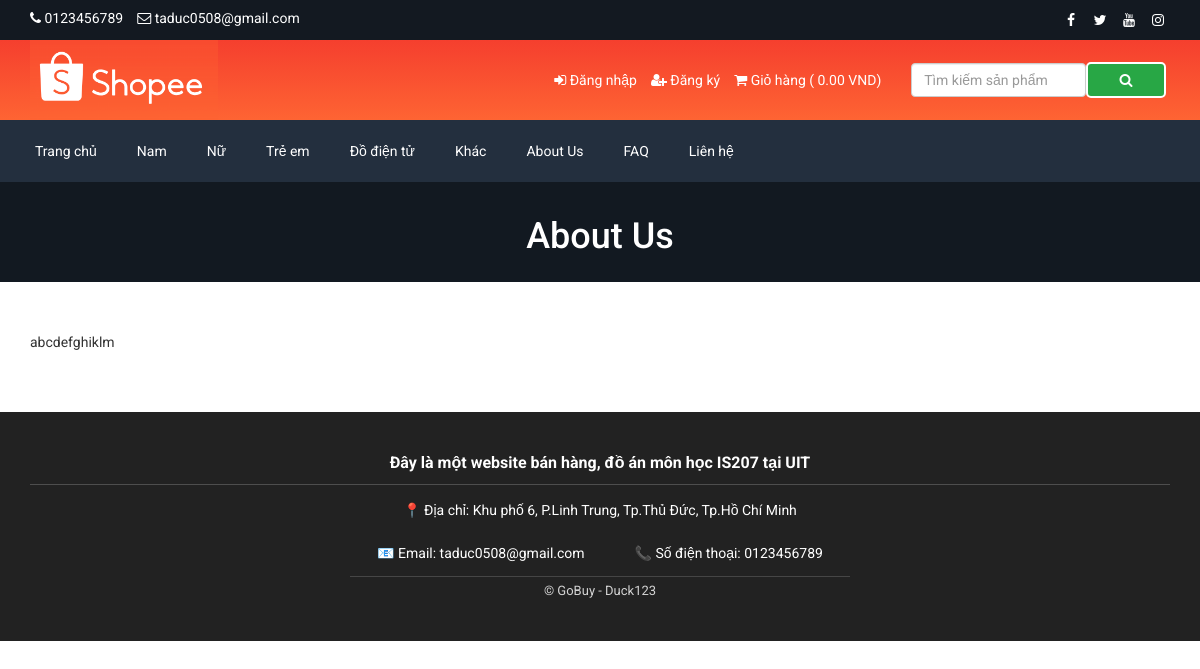
Screenshot of /about.php (signed in) with the database file from the repository.
### tables this page shows
CREATE TABLE `table_settings` (
  `id` int(11) NOT NULL,
  `logo` text NOT NULL,
  `favicon` text NOT NULL,
  `footer_about` text NOT NULL,
  `footer_copyright` text NOT NULL,
  `contact_address` text NOT NULL,
  `contact_email` text NOT NULL,
  `contact_phone` text NOT NULL,
  `contact_map_iframe` text NOT NULL,
  `receive_email` text NOT NULL,
  `receive_email_subject` text NOT NULL,
  `receive_email_thank_you_message` text NOT NULL,
  `forget_password_message` text NOT NULL,
  `total_latest_product` int(11) NOT NULL,
  `total_popular_product` int(11) NOT NULL,
  `total_featured_product` int(11) NOT NULL,
  `meta_title` text NOT NULL,
  `banner_login` text NOT NULL,
  `banner_registration` text NOT NULL,
  `banner_forget_password` text NOT NULL,
  `banner_reset_password` text NOT NULL,
  `banner_search` text NOT NULL,
  `banner_cart` text NOT NULL,
  `banner_checkout` text NOT NULL,
  `banner_product_category` text NOT NULL,
  `cta_title` text NOT NULL,
  `cta_content` text NOT NULL,
  `cta_read_more_text` text NOT NULL,
  `cta_read_more_url` text NOT NULL,
  `cta_photo` text NOT NULL,
  `latest_product_title` text NOT NULL,
  `latest_product_subtitle` text NOT NULL,
  `popular_product_title` text NOT NULL,
  `popular_product_subtitle` text NOT NULL,
  `bank_public_key` text NOT NULL,
  `bank_secret_key` text NOT NULL,
  `bank_detail` text NOT NULL,
  `before_head` text NOT NULL,
  `after_body` text NOT NULL,
  `before_body` text NOT NULL,
  `service_on_off` int(11) NOT NULL,
  `latest_product_on_off` int(11) NOT NULL,
  `popular_product_on_off` int(11) NOT NULL
);

CREATE TABLE `table_social` (
  `social_id` int(11) NOT NULL,
  `social_name` varchar(30) NOT NULL,
  `social_url` text NOT NULL,
  `social_icon` varchar(30) NOT NULL
);

CREATE TABLE `table_top_category` (
  `tcat_id` int(11) NOT NULL,
  `tcat_name` text NOT NULL,
  `show_on_menu` int(1) NOT NULL
);

CREATE TABLE `table_page` (
  `id` int(11) NOT NULL,
  `about_title` text NOT NULL,
  `about_content` text NOT NULL,
  `about_banner` text NOT NULL,
  `about_meta_title` text NOT NULL,
  `faq_title` text NOT NULL,
  `faq_banner` text NOT NULL,
  `faq_meta_title` text NOT NULL,
  `contact_title` text NOT NULL,
  `contact_banner` text NOT NULL,
  `contact_meta_title` text NOT NULL,
  `pgallery_title` text NOT NULL,
  `pgallery_banner` text NOT NULL,
  `pgallery_meta_title` text NOT NULL
);

### about.php (the view)
<?php require_once('header.php'); ?>
<?php
$query = $pdo->prepare("SELECT * FROM table_page WHERE id=1");
$query->execute();
$result = $query->fetchAll(PDO::FETCH_ASSOC);
foreach ($result as $row) {
    $about_title = $row['about_title'];
    $about_content = $row['about_content'];
    $about_banner = $row['about_banner'];
}
?>
<div class="page-banner" style="background-image: url(assets/uploads/<?php echo $about_banner; ?>);">
    <div class="inner">
        <h1><?php echo $about_title; ?></h1>
    </div>
</div>
<div class="page">
    <div class="container">
        <div class="row">
            <div class="col-md-12">
                <p>
                    <?php echo $about_content; ?>
                </p>
            </div>
        </div>
    </div>
</div>
<?php require_once('footer.php'); ?>

### header.php (shortened to what this page needs)
<?php
include("admin/inc/config.php");
$csrf = new CSRF_Protect();
$query = $pdo->prepare("SELECT * FROM table_settings WHERE id=1");
$query->execute();
$result = $query->fetchAll(PDO::FETCH_ASSOC);
foreach ($result as $row) {
    $logo = $row['logo'];
    $contact_email = $row['contact_email'];
    $contact_phone = $row['contact_phone'];
}
?>
<!DOCTYPE html>
<html lang="en">
<head>
    <link rel="stylesheet" href="assets/css/bootstrap.min.css">
    <link rel="stylesheet" href="assets/css/font-awesome.min.css">
    <link rel="stylesheet" href="assets/css/owl.carousel.min.css">
    <link rel="stylesheet" href="assets/css/owl.theme.default.min.css">
    <link rel="stylesheet" href="assets/css/jquery.bxslider.min.css">
    <link rel="stylesheet" href="assets/css/magnific-popup.css">
    <link rel="stylesheet" href="assets/css/rating.css">
    <link rel="stylesheet" href="assets/css/spacing.css">
    <link rel="stylesheet" href="assets/css/bootstrap-touch-slider.css">
    <link rel="stylesheet" href="assets/css/animate.min.css">
    <link rel="stylesheet" href="assets/css/tree-menu.css">
    <link rel="stylesheet" href="assets/css/select2.min.css">
    <link rel="stylesheet" href="assets/css/main.css">
    <link rel="stylesheet" href="assets/css/responsive.css">
    <?php
    $query = $pdo->prepare("SELECT * FROM table_page WHERE id=1");
    $query->execute();
    $result = $query->fetchAll(PDO::FETCH_ASSOC);
    ?>
</head>
<body>
    <div class="top">
        <div class="container">
            <div class="row">
                <div class="col-md-6 col-sm-6 col-xs-12">
                    <div class="left">
                        <ul>
                            <li><i class="fa fa-phone"></i> <?php echo $contact_phone; ?></li>
                            <li><i class="fa fa-envelope-o"></i> <?php echo $contact_email; ?></li>
                        </ul>
                    </div>
                </div>
                <div class="col-md-6 col-sm-6 col-xs-12">
                    <div class="right">
                        <ul>
                            <?php
                            $query = $pdo->prepare("SELECT * FROM table_social");
                            $query->execute();
                            $result = $query->fetchAll(PDO::FETCH_ASSOC);
                            foreach ($result as $row) {
                            ?>
                                <?php if ($row['social_url'] != ''): ?>
                                    <li><a href="<?php echo $row['social_url']; ?>"><i
                                                class="<?php echo $row['social_icon']; ?>"></i></a></li>
                                <?php endif; ?>
                            <?php
                            }
                            ?>
                        </ul>
                    </div>
                </div>
            </div>
        </div>
    </div>
    <div class="header">
        <div class="container">
            <div class="row inner">
                <div class="col-md-4 logo">
                    <a href="index.php"><img src="assets/uploads/<?php echo $logo; ?>" alt="logo image"></a>
                </div>
                <div class="col-md-5 right">
                    <ul>
                        <?php
                        if (isset($_SESSION['customer'])) {
                        ?>
                            <li class="dropdown">
                                <a href="#" class="dropdown-toggle" data-toggle="dropdown">
                                    <i class="fa fa-user"></i>
                                    <?php echo isset($_SESSION['customer']['cust_name']) ? $_SESSION['customer']['cust_name'] : 'Khách hàng'; ?>
                                    <i class="fa fa-angle-down"></i>
                                </a>
                                <ul class="dropdown-menu">
                                    <li><a href="customer-profile.php"><i class="fa fa-user"></i> Hồ sơ cá nhân</a></li>
                                    <li><a href="logout.php"><i class="fa fa-sign-out"></i> Đăng xuất</a></li>
                                </ul>
                            </li>
                        <?php
                        } else {
                        ?>
                            <li><a href="login-customer.php"><i class="fa fa-sign-in"></i> Đăng nhập</a></li>
                            <li><a href="registration-customer.php"><i class="fa fa-user-plus"></i> Đăng ký</a></li>
                        <?php
                        }
                        ?>
                        <li><a href="cart.php"><i class="fa fa-shopping-cart"></i> Giỏ hàng (
                                <?php
                                $table_total_price = 0;
                                echo number_format($table_total_price, 2) . ' VND';
                                ?>)
                            </a></li>
                    </ul>
                </div>
                <div class="col-md-3 search-area">
                    <form class="navbar-form navbar-left" role="search" action="search-result.php" method="get"><?php $csrf->echoInputField();
                                                                                                                ?><div
                            class="form-group"><input type="text" class="form-control search-top"
                                placeholder="<?php echo 'Tìm kiếm sản phẩm' ?>" name="search_text"></div><button
                            type="submit" class="btn search-btn"><i class="fa fa-search"></i></button></form>
                </div>
            </div>
        </div>
    </div>
    <div class="nav">
        <div class="container">
            <div class="row">
                <div class="col-md-12 pl_0 pr_0">
                    <div class="menu-container">
                        <div class="menu">
                            <ul>
                                <li><a href="index.php">Trang chủ</a></li>
                                <?php
                                $query = $pdo->prepare("SELECT * FROM table_top_category WHERE show_on_menu=1");
                                $query->execute();
                                $result = $query->fetchAll(PDO::FETCH_ASSOC);
                                foreach ($result as $row) {
                                ?>
                                    <li><a
                                            href="product-category.php?id=<?php echo $row['tcat_id']; ?>&type=top-category"><?php echo $row['tcat_name']; ?></a>
                                    </li>
                                <?php
                                }
                                ?>
                                <?php
                                $query = $pdo->prepare("SELECT * FROM table_page WHERE id=1");
                                $query->execute();
                                $result = $query->fetchAll(PDO::FETCH_ASSOC);
                                foreach ($result as $row) {
                                    $about_title = $row['about_title'];
                                    $faq_title = $row['faq_title'];
                                    $contact_title = $row['contact_title'];
                                }
                                ?>
                                <li><a href="about.php"><?php echo $about_title; ?></a></li>
                                <li><a href="faq.php"><?php echo $faq_title; ?></a></li>
                                <li><a href="contact.php"><?php echo $contact_title; ?></a></li>
                            </ul>
                        </div>
                    </div>
                </div>
            </div>
        </div>
    </div>
</body>

### footer.php (shortened to what this page needs)
<?php require_once('header.php'); ?>
<?php
$query = $pdo->prepare("SELECT * FROM table_settings WHERE id=1");
$query->execute();
$result = $query->fetchAll(PDO::FETCH_ASSOC);
foreach ($result as $row) {
    $footer_about = $row['footer_about'];
    $contact_email = $row['contact_email'];
    $contact_phone = $row['contact_phone'];
    $contact_address = $row['contact_address'];
    $footer_copyright = $row['footer_copyright'];
}
?>
<div class="footer-bottom">
    <div class="container">
        <div class="footer-top">
            <?php echo str_replace(['<p>', '</p>'], '', $footer_about); ?>
        </div>
        <div class="footer-info">
            <p>📍 Địa chỉ: <?php echo htmlspecialchars($contact_address); ?></p>
        </div>
        <div class="footer-info">
            <div class="footer-item">
                <p>📧 Email: <?php echo htmlspecialchars($contact_email); ?></p>
            </div>
            <div class="footer-item">
                <p>📞 Số điện thoại: <?php echo htmlspecialchars($contact_phone); ?></p>
            </div>
        </div>
        <div class="footer-bottom-info">
            <p>© <?php echo htmlspecialchars($footer_copyright); ?></p>
        </div>
    </div>

### assets/css/main.css (style rules this page uses)
* { margin: 0; padding: 0; }
body { font-family: "Roboto", sans-serif; font-size: 14px; }
h1, h2, h3, h4, h5, h6 { font-family: "Roboto", sans-serif; }
a { text-decoration: none; }
.top { width: 100%; height: 40px; background: #131921; }
.top .left { float: left; }
.top .left ul { padding-top: 8px; }
.top .left ul li { list-style-type: none; float: left; margin-right: 14px; color: white; }
.top .left ul li i { color: white; }
.top .right { float: right; }
.top .right ul { padding-top: 8px; }
.top .right ul li { list-style-type: none; float: left; margin-left: 5px; }
.top .right ul li a { color: white; width: 24px; height: 24px; line-height: 24px; text-align: center; border-radius: 50%; display: block; transition: all 0.4s ease; }
.header { width: 100%; height: auto; background: linear-gradient(to bottom, #f53f2e, #fe6433); transition: background 0.5s ease-in-out; }
.header .inner { height: auto; display: table; }
.header .logo { float: none; display: table-cell; vertical-align: middle; }
.header .logo img { max-width: 100%; height: 80px; }
.header .navbar-form .form-control { width: 300px; }
.header .search-area { float: none; display: table-cell; vertical-align: middle; }
.header .search-area .form-group { width: calc(100% - 84px); }
.header .search-area button { width: 80px; }
.header .search-area form { width: 100%; }
.header .right { float: none; display: table-cell; vertical-align: middle; padding-right: 0; }
.header .right ul { float: right; margin-bottom: 0; }
.header .right ul li { list-style-type: none; float: left; margin-left: 14px; color: #ffffff; }
.header .right ul li a { color: #ffffff; }
.header .navbar-form .search-top { width: 100%; }
.search-btn { height: auto; width: 45px; border: 2px solid white; border-radius: 5px 5px 5px 5px; background-color: #28a745; color: white; }
.nav { background: #232f3e; }
.menu-container { width: 100%; margin: 0 auto; background: #232f3e; }
.menu-dropdown-icon:before { content: "\f067"; font-family: "FontAwesome"; display: none; cursor: pointer; float: right; padding: 1.5em 2em; background: #fff; color: #333; }
.menu > ul { margin: 0 auto; width: 100%; list-style: none; padding: 0; position: relative; box-sizing: border-box; }
.menu > ul:before, .menu > ul:after { content: ""; display: table; }
.menu > ul:after { clear: both; }
.menu > ul > li { float: left; padding: 0; margin: 0; }
.menu > ul > li a { text-decoration: none; padding: 1.5em 20px; display: block; color: #fff; }
.page-banner { width: 100%; height: auto; background-repeat: no-repeat; background-position: center center; -webkit-background-size: cover; background-size: cover; position: relative; padding-top: 15px; padding-bottom: 15px; overflow: hidden; }
.page-banner h1 { color: #fff; text-align: center; z-index: 999; position: relative; }
.page { width: 100%; height: auto; padding-top: 50px; padding-bottom: 50px; }
.footer-bottom { background: #222; color: #fff; padding: 30px 0; font-size: 14px; text-align: center; }
.footer-top { font-size: 16px; font-weight: bold; text-align: center; margin-bottom: 15px; padding: 10px 0; border-bottom: 1px solid rgba(255, 255, 255, 0.2); }
.footer-info { display: flex; justify-content: center; gap: 50px; flex-wrap: wrap; margin-bottom: 8px; }
.footer-item p { margin: 5px 0; }
.footer-bottom-info { display: flex; justify-content: center; gap: 147px; max-width: 500px; margin: 0 auto; font-size: 13px; opacity: 0.8; border-top: 1px solid rgba(255, 255, 255, 0.2); padding-top: 5px; }

### assets/css/responsive.css (style rules this page uses)
@media only screen and (min-width: 992px) { .header .inner { width: 100%; } }
@media only screen and (min-width: 992px) { .header .search-area { padding-right: 0; } }
@media only screen and (min-width: 992px) { .header .search-area form { padding-right: 0; } }
@media only screen and (min-width: 992px) { .header .container { padding-right: 0; } }

### rows the page displays
table_settings: contact_phone "0123456789", contact_email "taduc0508@gmail.com", logo (picture), footer_about "Đây là một website bán hàng, đồ án môn học IS207 tại UIT", contact_address "Khu phố 6, P.Linh Trung, Tp.Thủ Đức, Tp.Hồ Chí Minh", footer_copyright "GoBuy - Duck123"
table_top_category: tcat_name "Nam"
table_top_category: tcat_name "Nữ"
table_top_category: tcat_name "Trẻ em"
table_top_category: tcat_name "Đồ điện tử"
table_top_category: tcat_name "Khác"
table_page: about_title "About Us", faq_title "FAQ", contact_title "Liên hệ", about_banner (picture), about_content "abcdefghiklm"

### other values shown
$table_total_price "0.00"
